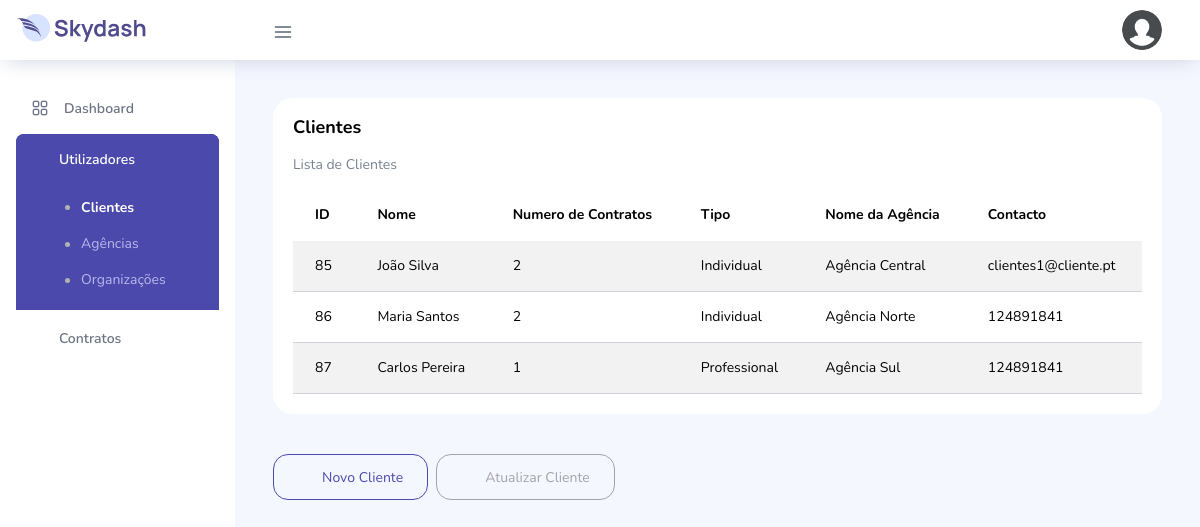
Screenshot of /src/pages/tables/clients-table.php (signed in) with the database file from the repository.
### tables this page shows
CREATE TABLE `cliente` (
  `idCliente` int(11) NOT NULL,
  `nomeCliente` varchar(45) NOT NULL,
  `idAgencia` int(11) DEFAULT NULL,
  `idTipoCliente` int(11) DEFAULT NULL,
  `idContacto` int(11) DEFAULT NULL,
  `idUtilizador` int(11) DEFAULT NULL
);

CREATE TABLE `tipocliente` (
  `idTipoCliente` int(11) NOT NULL,
  `nomeTipoCliente` varchar(45) DEFAULT NULL
);

CREATE TABLE `agencia` (
  `idAgencia` int(11) NOT NULL,
  `nomeAgencia` varchar(45) NOT NULL,
  `idContacto` int(11) DEFAULT NULL,
  `idUtilizador` int(11) DEFAULT NULL
);

CREATE TABLE `contacto` (
  `idContacto` int(11) NOT NULL,
  `valorContacto` varchar(45) NOT NULL,
  `idTipoContacto` int(11) DEFAULT NULL
);

### src/pages/tables/clients-table.php (the view, shortened to what this page needs)
<?php
  require '../pdo/connection.php';
  $stmt = $pdo->prepare("
    SELECT
      c.idCliente,
      c.nomeCliente,
      COUNT(ct.idContrato) AS numContratos,
      tc.nomeTipoCliente AS tipoCliente,
      a.nomeAgencia AS nomeAgencia,
      co.valorContacto AS contacto
    FROM Cliente c
    LEFT JOIN Contrato ct ON c.idCliente = ct.idCliente
    LEFT JOIN TipoCliente tc ON c.idTipoCliente = tc.idTipoCliente
    LEFT JOIN Agencia a ON c.idAgencia = a.idAgencia
    LEFT JOIN Contacto co ON c.idContacto = co.idContacto
    GROUP BY c.idCliente, c.nomeCliente, tc.nomeTipoCliente, a.nomeAgencia, co.valorContacto
    ORDER BY c.idCliente
  ");
  $stmt->execute();
  $clientes = $stmt->fetchAll(PDO::FETCH_ASSOC);
?>
<!DOCTYPE html>
<html lang="en"><head>
  <link rel="stylesheet" href="../../assets/vendors/feather/feather.css">
  <link rel="stylesheet" href="../../assets/vendors/ti-icons/css/themify-icons.css">
  <link rel="stylesheet" href="../../assets/vendors/css/vendor.bundle.base.css">
  <link rel="stylesheet" href="../../assets/vendors/font-awesome/css/font-awesome.min.css">
  <link rel="stylesheet" href="../../assets/vendors/mdi/css/materialdesignicons.min.css">
  <link rel="stylesheet" href="../../assets/css/style.css">
</head>
<body>
  <div class="container-scroller">
    <?php require('../ui/navbar.php'); ?>
    <div class="container-fluid page-body-wrapper">
      <?php require('../ui/navsidebar.php'); ?>
      <div class="main-panel">
        <div class="content-wrapper">
          <div class="row">
            <div class="col-lg-12 grid-margin stretch-card">
              <div class="card">
                <div class="card-body">
                  <h4 class="card-title">Clientes</h4>
                  <p class="card-description"> Lista de Clientes </p>
                  <div class="table-responsive">
                    <table class="table table-striped">
                      <thead>
                        <tr>
                          <th> ID </th>
                          <th> Nome </th>
                          <th> Numero de Contratos </th>
                          <th> Tipo </th>
                          <th> Nome da Agência </th>
                          <th> Contacto </th>
                        </tr>
                      </thead>
                      <tbody>
                        <?php foreach ($clientes as $cliente): ?>
                          <tr>
                            <td><?php echo htmlspecialchars($cliente['idCliente']); ?></td>
                            <td><?php echo htmlspecialchars($cliente['nomeCliente']); ?></td>
                            <td><?php echo htmlspecialchars($cliente['numContratos']); ?></td>
                            <td><?php echo htmlspecialchars($cliente['tipoCliente'] ?? 'N/A'); ?></td>
                            <td><?php echo htmlspecialchars($cliente['nomeAgencia'] ?? 'N/A'); ?></td>
                            <td><?php echo htmlspecialchars($cliente['contacto'] ?? 'N/A'); ?></td>
                          </tr>
                        <?php endforeach; ?>
                      </tbody>
                    </table>
                  </div>
                </div>
              </div>
            </div>
          </div>
          <div class="col-lg-12 grid-margin stretch-card">
              <button type="button" class="btn btn-outline-primary btn-icon-text me-2" onclick="location.href='../forms/add_client.php';">
                  <i class="ti-plus btn-icon-prepend"></i> Novo Cliente
              </button>
              <button type="button" class="btn btn-outline-secondary btn-icon-text" onclick="location.href='../forms/update_client.php';">
                  <i class="ti-pencil btn-icon-prepend"></i> Atualizar Cliente
              </button>
          </div>
        </div>
      </div>
    </div>
  </div>
</body>
</html>

### src/pages/ui/navbar.php (shortened to what this page needs)
<nav class="navbar col-lg-12 col-12 p-0 fixed-top d-flex flex-row">
  <div class="text-center navbar-brand-wrapper d-flex align-items-center justify-content-start">
    <a class="navbar-brand brand-logo me-5" href="/sqlproject/src/admin-dashboard.php"><img src="/sqlproject/src/assets/images/logo.svg" class="me-2" alt="logo" /></a>
  </div>
  <div class="navbar-menu-wrapper d-flex align-items-center justify-content-end">
    <button class="navbar-toggler navbar-toggler align-self-center" type="button" data-toggle="minimize">
      <span class="icon-menu"></span>
    </button>
    <ul class="navbar-nav navbar-nav-right">
      <li class="nav-item nav-profile dropdown">
        <a class="nav-link dropdown-toggle" href="#" data-bs-toggle="dropdown" id="profileDropdown">
          <img src="/sqlproject/src/assets/images/faces/default_user.png" alt="profile" />
        </a>
      </li>
    </ul>
  </div>
</nav>

### src/pages/ui/navsidebar.php (shortened to what this page needs)
<link rel="stylesheet" href="../../assets/vendors/select2/select2.min.css">
<link rel="stylesheet" href="../../assets/vendors/select2-bootstrap-theme/select2-bootstrap.min.css">
<nav class="sidebar sidebar-offcanvas" id="sidebar">
<ul class="nav">
  <li class="nav-item">
    <a class="nav-link" href="/sqlproject/src/admin-dashboard.php">
      <i class="icon-grid menu-icon"></i>
      <span class="menu-title">Dashboard</span>
    </a>
  </li>
  <li class="nav-item">
    <a class="nav-link" data-bs-toggle="collapse" href="#ui-basic" aria-expanded="false" aria-controls="ui-basic">
      <i class="mdi mdi-account-multiple me-3"></i>
      <span class="menu-title">Utilizadores</span>
      <i class="menu-arrow ml-0"></i>
    </a>
    <div class="collapse" id="ui-basic">
      <ul class="nav flex-column sub-menu">
        <li class="nav-item"> <a class="nav-link" href="/sqlproject/src/pages/tables/clients-table.php">Clientes</a></li>
        <li class="nav-item"> <a class="nav-link" href="/sqlproject/src/pages/tables/agencies-table.php">Agências</a></li>
        <li class="nav-item"> <a class="nav-link" href="/sqlproject/src/pages/tables/organizations-table.php">Organizações</a></li>
      </ul>
    </div>
  </li>
  <li class="nav-item">
    <a class="nav-link" data-bs-toggle="collapse" href="#ui-basic" aria-expanded="false" aria-controls="ui-basic">
      <i class="mdi mdi-briefcase me-3"></i>
      <span class="menu-title">Contratos</span>
      <i class="menu-arrow ml-0"></i>
    </a>
  </li>
</ul>
</nav>

### rows the page displays
cliente: idCliente "85", nomeCliente "João Silva", numContratos "2", idTipoCliente.nomeTipoCliente "Individual", idAgencia.nomeAgencia "Agência Central", idContacto.valorContacto "clientes1@cliente.pt"
cliente: idCliente "86", nomeCliente "Maria Santos", numContratos "2", idTipoCliente.nomeTipoCliente "Individual", idAgencia.nomeAgencia "Agência Norte", idContacto.valorContacto "124891841"
cliente: idCliente "87", nomeCliente "Carlos Pereira", numContratos "1", idTipoCliente.nomeTipoCliente "Professional", idAgencia.nomeAgencia "Agência Sul", idContacto.valorContacto "124891841"
